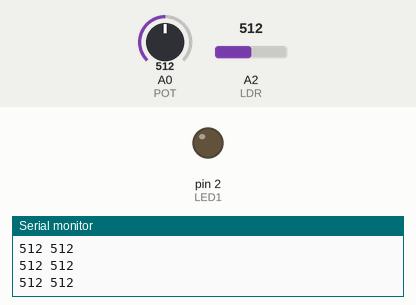
This sketch was run on a simulated Arduino Uno, built with avr-gcc and run on an emulated ATmega328P. Parts: output pins drawn as LEDs (lit = HIGH), the last lines printed to the serial monitor. The inputs (shaded band) are chosen by the test bench; at power-on: A0 (POT) = 512, A2 (LDR) = 512.

Above: at 1.3 s.
1.4 s: A0 (POT) set to 521
At 2.0 s:
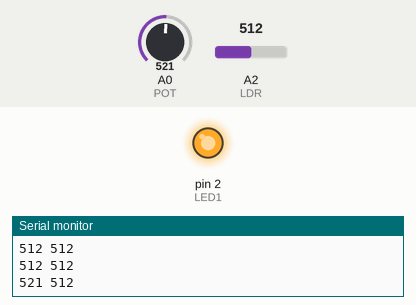
3.0 s: A0 (POT) set to 306
At 4.2 s:
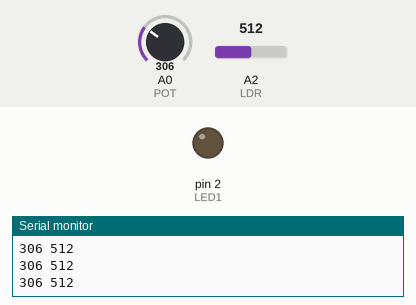
4.5 s: A0 (POT) set to 716
At 5.5 s:
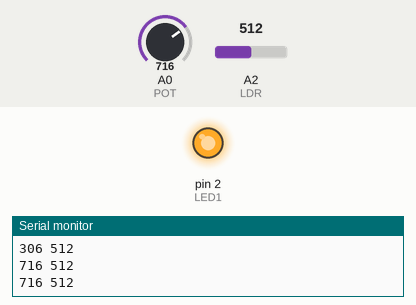
Timing chart, 0 to 7.5 s (numbered marks = the images above; inputs shaded):
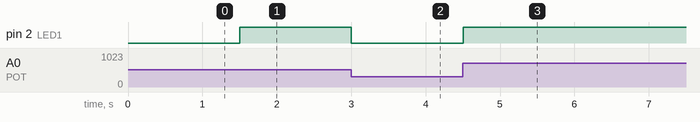

The sketch:

EclairageDeNuitInterupteurCr_pusculaire.ino
```cpp
//*****************************************************************************
//Dans ce projet, nous faisons une éclairage de nuit (interupteur crépusculaire).
//Nous utilisons un potentiomètre sur les broches A0 pour réglé la sensibilité
// de la celulle (photorésistance). Une photo résistance pour mesurer la lumière
// et une LED sur la broche 2 de l'ARDUINO UNO
//Nous montons une LED qui va s'allumer selon la luminosité sur la photorésistance
// Le réglage de la sensibilité fait à l'aide d'un potentiomètre.
// Formule :
// R = 500/L
// avec R = résistance de la photoristance (en KOhm).
//      L = éclairement (en lux).
//*****************************************************************************

int POT = A0;
int LDR = A2;
int LED1 = 2;
int LIGHT, THRESHOLD;

void setup() {
  pinMode(LED1, OUTPUT);
  Serial.begin(9600);
}

void loop() {
  // Affecter la valeur lu sur l'entrée du potentiométre à la variable THRESHOLD
  THRESHOLD = analogRead(POT);
  // Affecter la valeur lu sur l'entrée du de la photorésistance à la variable LIGHT
  LIGHT = analogRead(LDR);

  // Si la valeur de la photorésistance et inférieur à la valeur du potentiométre
  // alumer la LED1
  if (LIGHT < THRESHOLD) {
    digitalWrite(LED1, HIGH);
  }

  // Si la valeur de la photorésistance et supperieur à la valeur du potentiométre
  // alumer la LED1
   if (LIGHT > THRESHOLD + 10) {
    digitalWrite(LED1, LOW);
  }


  Serial.print(THRESHOLD);
  Serial.print(" ");
  Serial.println(LIGHT);
  delay(500);
}
```

Measured:
- the behaviour switches between 512 and 513 on A0 (POT) (found by bisection; images 0 and 1)
- after the input at 1.4 s, pin 2 (LED1): LOW → HIGH after 0.10 s
- after the input at 3.0 s, pin 2 (LED1): HIGH → LOW at once
- after the input at 4.5 s, pin 2 (LED1): LOW → HIGH at once
